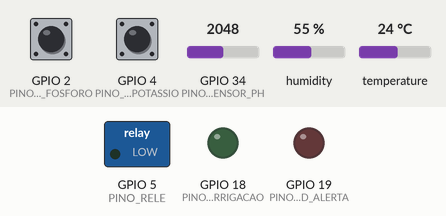
The sketch below on a simulated ESP32. On the bench: switched loads named in the sketch (green lamp = pin HIGH), output pins drawn as LEDs (lit = HIGH). The test bench sets the inputs (shaded band); at power-on: humidity 55 %, GPIO 34 (PINO_SENSOR_PH) = 2048, GPIO 2 (PINO_SENSOR_FOSFORO) HIGH, GPIO 4 (PINO_SENSOR_POTASSIO) HIGH, temperature 24 °C. WiFi joins after 1.5 s; servers stay silent unless stated; no MQTT or app messages arrive unless stated; what the sketch prints to the serial monitor is not drawn.

Above: at 4.7 s.
4.8 s: humidity set to 22 %
At 6.2 s:
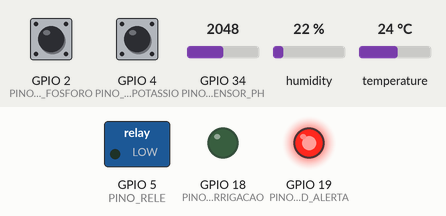
6.5 s: GPIO 34 (PINO_SENSOR_PH) set to 2866
16.5 s: GPIO 2 (PINO_SENSOR_FOSFORO) driven LOW
26.5 s: GPIO 4 (PINO_SENSOR_POTASSIO) driven LOW
36.5 s: GPIO 34 (PINO_SENSOR_PH) set to 2116
41.2 s: GPIO 34 (PINO_SENSOR_PH) set to 2030
At 45.8 s:
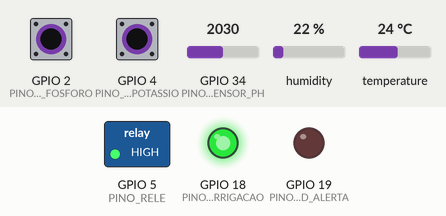
Timing chart, 0 to 47.3 s (numbered marks = the images above; inputs shaded):
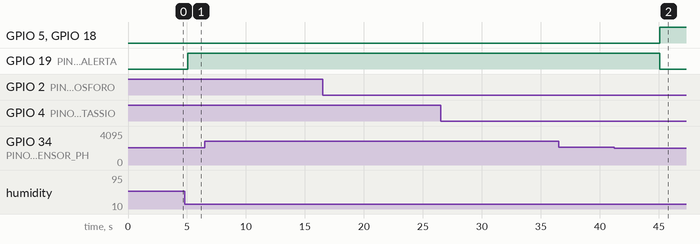

The sketch:

esp32_mqtt.ino
```cpp
#include <WiFi.h>
#include <PubSubClient.h>
#include <ArduinoJson.h>
#include <DHT.h>

// Definição dos pinos do ESP32
#define PINO_SENSOR_FOSFORO 2    // Botão para simular sensor de fósforo
#define PINO_SENSOR_POTASSIO 4   // Botão para simular sensor de potássio
#define PINO_SENSOR_PH 34        // LDR para simular sensor de pH (pino analógico)
#define PINO_DHT 15              // Sensor DHT22 para umidade
#define PINO_RELE 5              // Relé para controlar a bomba d'água
#define PINO_LED_IRRIGACAO 18    // LED que indica irrigação ativa
#define PINO_LED_ALERTA 19       // LED que indica condições críticas

// Configuração do sensor DHT
#define DHTTYPE DHT22
DHT dht(PINO_DHT, DHTTYPE);

// Configuração do WiFi
const char* ssid = "SuaRedeWiFi";      // Nome da sua rede WiFi
const char* password = "SuaSenhaWiFi";  // Senha da sua rede WiFi

// Configuração do MQTT
const char* mqtt_server = "broker.hivemq.com";  // Broker público gratuito
const int mqtt_port = 1883;
const char* mqtt_client_id = "esp32_irrigacao";
const char* mqtt_topic_sensores = "irrigacao/sensores";
const char* mqtt_topic_comandos = "irrigacao/comandos";
const char* mqtt_topic_status = "irrigacao/status";

// Objetos WiFi e MQTT
WiFiClient espClient;
PubSubClient client(espClient);

// Variáveis para armazenar os valores dos sensores
bool nivelFosforo = false;       // false = baixo, true = adequado
bool nivelPotassio = false;      // false = baixo, true = adequado
int valorPH = 0;                 // Valor bruto do LDR
float phCalculado = 0.0;         // pH calculado (0-14)
float umidadeSolo = 0.0;         // Umidade do solo (%)

// Limites para tomada de decisão
const float LIMITE_UMIDADE_BAIXA = 30.0;  // Abaixo disso, solo seco
const float LIMITE_UMIDADE_ALTA = 70.0;   // Acima disso, solo muito úmido
const float PH_IDEAL_MIN = 5.5;           // pH mínimo ideal
const float PH_IDEAL_MAX = 7.0;           // pH máximo ideal

// Estado do sistema
bool irrigacaoAtiva = false;
bool condicaoCritica = false;
bool modoManual = false;

// Intervalo de leitura dos sensores (em milissegundos)
const unsigned long INTERVALO_LEITURA = 5000;
unsigned long ultimaLeitura = 0;

// Intervalo de reconexão MQTT (em milissegundos)
const unsigned long INTERVALO_RECONEXAO = 5000;
unsigned long ultimaTentativaReconexao = 0;

void setup() {
  // Inicializa a comunicação serial
  Serial.begin(115200);
  Serial.println("\nSistema de Irrigação Inteligente com ESP32 e MQTT");
  Serial.println("------------------------------------------------");

  // Configura os pinos
  pinMode(PINO_SENSOR_FOSFORO, INPUT_PULLUP);  // Botão com resistor pull-up interno
  pinMode(PINO_SENSOR_POTASSIO, INPUT_PULLUP); // Botão com resistor pull-up interno
  pinMode(PINO_SENSOR_PH, INPUT);              // LDR como entrada analógica
  pinMode(PINO_RELE, OUTPUT);                  // Relé como saída
  pinMode(PINO_LED_IRRIGACAO, OUTPUT);         // LED como saída
  pinMode(PINO_LED_ALERTA, OUTPUT);            // LED como saída

  // Inicializa o relé e LEDs desligados
  digitalWrite(PINO_RELE, LOW);
  digitalWrite(PINO_LED_IRRIGACAO, LOW);
  digitalWrite(PINO_LED_ALERTA, LOW);

  // Inicializa o sensor DHT
  dht.begin();

  // Conecta ao WiFi
  setupWiFi();

  // Configura o servidor MQTT
  client.setServer(mqtt_server, mqtt_port);
  client.setCallback(callback);

  delay(2000); // Aguarda a estabilização dos sensores
}

void loop() {
  // Verifica a conexão WiFi e MQTT
  if (!client.connected()) {
    reconnectMQTT();
  }
  client.loop();

  // Verifica se é hora de fazer uma nova leitura
  unsigned long tempoAtual = millis();

  if (tempoAtual - ultimaLeitura >= INTERVALO_LEITURA) {
    ultimaLeitura = tempoAtual;

    // Leitura dos sensores
    lerSensores();

    // Exibe os valores no monitor serial
    exibirDados();

    // Publica os dados dos sensores via MQTT
    publicarDadosSensores();

    // Toma decisões com base nos dados dos sensores (apenas se não estiver em modo manual)
    if (!modoManual) {
      tomarDecisoes();
    }

    // Publica o status do sistema via MQTT
    publicarStatusSistema();
  }
}

void setupWiFi() {
  delay(10);
  Serial.println();
  Serial.print("Conectando à rede WiFi: ");
  Serial.println(ssid);

  WiFi.begin(ssid, password);

  while (WiFi.status() != WL_CONNECTED) {
    delay(500);
    Serial.print(".");
  }

  Serial.println("");
  Serial.println("WiFi conectado");
  Serial.print("Endereço IP: ");
  Serial.println(WiFi.localIP());
}

void reconnectMQTT() {
  unsigned long tempoAtual = millis();

  // Limita as tentativas de reconexão
  if (tempoAtual - ultimaTentativaReconexao < INTERVALO_RECONEXAO) {
    return;
  }

  ultimaTentativaReconexao = tempoAtual;

  Serial.print("Tentando conexão MQTT...");

  // Tenta conectar
  if (client.connect(mqtt_client_id)) {
    Serial.println("conectado");

    // Inscreve-se no tópico de comandos
    client.subscribe(mqtt_topic_comandos);

    // Publica uma mensagem de status inicial
    publicarStatusSistema();
  } else {
    Serial.print("falhou, rc=");
    Serial.print(client.state());
    Serial.println(" tentando novamente em 5 segundos");
  }
}

void callback(char* topic, byte* payload, unsigned int length) {
  Serial.print("Mensagem recebida [");
  Serial.print(topic);
  Serial.print("]: ");

  // Converte o payload para uma string
  String mensagem;
  for (int i = 0; i < length; i++) {
    mensagem += (char)payload[i];
  }
  Serial.println(mensagem);

  // Processa a mensagem se for do tópico de comandos
  if (String(topic) == mqtt_topic_comandos) {
    processarComando(mensagem);
  }
}

void processarComando(String mensagem) {
  // Cria um objeto JSON para analisar a mensagem
  StaticJsonDocument<200> doc;
  DeserializationError error = deserializeJson(doc, mensagem);

  // Verifica se houve erro na análise do JSON
  if (error) {
    Serial.print("Erro ao analisar JSON: ");
    Serial.println(error.c_str());
    return;
  }

  // Verifica se o comando contém a ação
  if (!doc.containsKey("acao")) {
    Serial.println("Comando sem campo 'acao'");
    return;
  }

  // Obtém a ação do comando
  String acao = doc["acao"];

  if (acao == "ligar_irrigacao") {
    Serial.println("Comando: Ligar irrigação manualmente");
    irrigacaoAtiva = true;
    modoManual = true;
    digitalWrite(PINO_RELE, HIGH);
    digitalWrite(PINO_LED_IRRIGACAO, HIGH);
  }
  else if (acao == "desligar_irrigacao") {
    Serial.println("Comando: Desligar irrigação manualmente");
    irrigacaoAtiva = false;
    modoManual = true;
    digitalWrite(PINO_RELE, LOW);
    digitalWrite(PINO_LED_IRRIGACAO, LOW);
  }
  else if (acao == "modo_automatico") {
    Serial.println("Comando: Ativar modo automático");
    modoManual = false;
    // Toma decisão imediatamente
    tomarDecisoes();
  }
  else {
    Serial.print("Ação desconhecida: ");
    Serial.println(acao);
  }

  // Publica o novo status do sistema
  publicarStatusSistema();
}

void lerSensores() {
  // Lê o sensor de fósforo (botão)
  nivelFosforo = !digitalRead(PINO_SENSOR_FOSFORO); // Invertido devido ao pull-up

  // Lê o sensor de potássio (botão)
  nivelPotassio = !digitalRead(PINO_SENSOR_POTASSIO); // Invertido devido ao pull-up

  // Lê o sensor de pH (LDR)
  valorPH = analogRead(PINO_SENSOR_PH);
  // Converte o valor do LDR para uma escala de pH (0-14)
  // ESP32 tem resolução de 12 bits (0-4095) em vez de 10 bits (0-1023) do Arduino
  phCalculado = map(valorPH, 0, 4095, 0, 140) / 10.0;

  // Lê o sensor de umidade (DHT22)
  umidadeSolo = dht.readHumidity();

  // Verifica se a leitura do DHT22 falhou
  if (isnan(umidadeSolo)) {
    Serial.println("Falha na leitura do sensor DHT!");
    umidadeSolo = 0.0;
  }
}

void exibirDados() {
  Serial.println("\n--- Leitura dos Sensores ---");

  // Exibe o status do fósforo
  Serial.print("Fósforo: ");
  Serial.println(nivelFosforo ? "Adequado" : "Baixo");

  // Exibe o status do potássio
  Serial.print("Potássio: ");
  Serial.println(nivelPotassio ? "Adequado" : "Baixo");

  // Exibe o valor do pH
  Serial.print("pH: ");
  Serial.println(phCalculado);

  // Exibe a umidade do solo
  Serial.print("Umidade do solo: ");
  Serial.print(umidadeSolo);
  Serial.println("%");

  // Exibe o modo de operação
  Serial.print("Modo: ");
  Serial.println(modoManual ? "Manual" : "Automático");
}

void tomarDecisoes() {
  bool necessitaIrrigacao = false;
  condicaoCritica = false;

  // Verifica se a umidade está baixa
  if (umidadeSolo < LIMITE_UMIDADE_BAIXA) {
    Serial.println("ALERTA: Umidade do solo baixa!");
    necessitaIrrigacao = true;
  }

  // Verifica se a umidade está muito alta
  if (umidadeSolo > LIMITE_UMIDADE_ALTA) {
    Serial.println("ALERTA: Umidade do solo muito alta!");
    condicaoCritica = true;
  }

  // Verifica se o pH está fora da faixa ideal
  if (phCalculado < PH_IDEAL_MIN || phCalculado > PH_IDEAL_MAX) {
    Serial.println("ALERTA: pH fora da faixa ideal!");
    condicaoCritica = true;
  }

  // Verifica se os níveis de nutrientes estão baixos
  if (!nivelFosforo) {
    Serial.println("ALERTA: Nível de fósforo baixo!");
    condicaoCritica = true;
  }

  if (!nivelPotassio) {
    Serial.println("ALERTA: Nível de potássio baixo!");
    condicaoCritica = true;
  }

  // Atualiza o estado da irrigação
  irrigacaoAtiva = necessitaIrrigacao && !condicaoCritica;

  // Controla o relé e os LEDs
  digitalWrite(PINO_RELE, irrigacaoAtiva ? HIGH : LOW);
  digitalWrite(PINO_LED_IRRIGACAO, irrigacaoAtiva ? HIGH : LOW);
  digitalWrite(PINO_LED_ALERTA, condicaoCritica ? HIGH : LOW);

  // Exibe o status da irrigação
  Serial.print("Status da irrigação: ");
  Serial.println(irrigacaoAtiva ? "ATIVA" : "DESATIVADA");
  Serial.print("Relé (bomba d'água): ");
  Serial.println(irrigacaoAtiva ? "LIGADO" : "DESLIGADO");

  if (condicaoCritica) {
    Serial.println("ATENÇÃO: Condições críticas detectadas! Verifique os sensores.");
  }
}

void publicarDadosSensores() {
  // Cria um objeto JSON para os dados dos sensores
  StaticJsonDocument<256> doc;

  doc["umidade"] = umidadeSolo;
  doc["ph"] = phCalculado;
  doc["fosforo"] = nivelFosforo;
  doc["potassio"] = nivelPotassio;
  doc["timestamp"] = millis(); // Em uma implementação real, usaríamos um timestamp real

  // Serializa o objeto JSON para uma string
  char buffer[256];
  size_t n = serializeJson(doc, buffer);

  // Publica a mensagem no tópico de sensores
  if (client.publish(mqtt_topic_sensores, buffer, n)) {
    Serial.println("Dados dos sensores publicados com sucesso");
  } else {
    Serial.println("Falha ao publicar dados dos sensores");
  }
}

void publicarStatusSistema() {
  // Cria um objeto JSON para o status do sistema
  StaticJsonDocument<256> doc;

  doc["irrigacao_ativa"] = irrigacaoAtiva;
  doc["condicao_critica"] = condicaoCritica;
  doc["modo_manual"] = modoManual;
  doc["ultima_atualizacao"] = millis(); // Em uma implementação real, usaríamos um timestamp real

  // Serializa o objeto JSON para uma string
  char buffer[256];
  size_t n = serializeJson(doc, buffer);

  // Publica a mensagem no tópico de status
  if (client.publish(mqtt_topic_status, buffer, n)) {
    Serial.println("Status do sistema publicado com sucesso");
  } else {
    Serial.println("Falha ao publicar status do sistema");
  }
}
```

Measured:
- after the input at 6.5 s, every drawn part: stays the same
- after the input at 16.5 s, every drawn part: stays the same
- after the input at 26.5 s, every drawn part: stays the same
- after the input at 36.5 s, every drawn part: stays the same
- after the input at 41.2 s, GPIO 5 (PINO_RELE), GPIO 18 (PINO_LED_IRRIGACAO): LOW → HIGH after 3.9 s; GPIO 19 (PINO_LED_ALERTA): HIGH → LOW after 3.9 s
